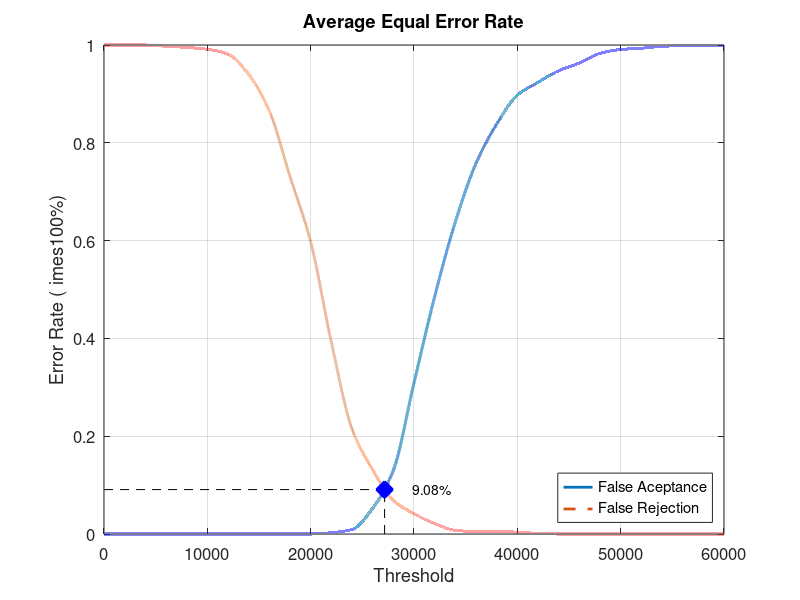
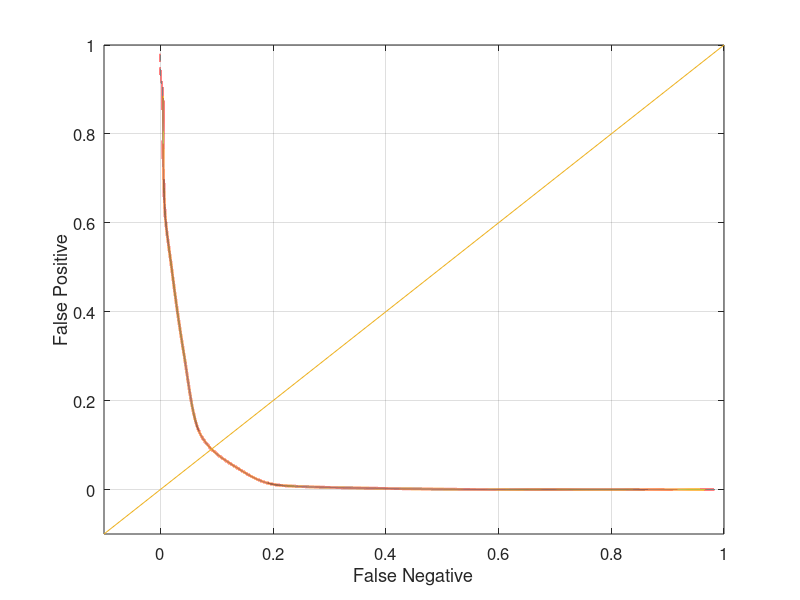

MATLAB code for these plots, in order:
close all;
clear;
clc;
x = 0:2000:60000;
xq = 0:0.5:60000;

y0 = [0 0 0 0 0 0 0 0 0 0 0 0.00263158 0.00921053 0.0526316 0.130263 0.309211 0.485526 0.638158 0.757895 0.838158 0.897368 0.923684 0.947368 0.963158 0.982895 0.990789 0.993421 0.997368 0.998684 0.998684 1]
yy0 = interp1(x, y0, xq, 'pchip');
y1 = [1 1 1 0.9975 0.995 0.99125 0.98125 0.94 0.865 0.73125 0.5975 0.3925 0.215 0.13125 0.06875 0.04125 0.02125 0.0075 0.005 0.005 0.00375 0.00125 0 0 0 0 0 0 0 0 0]
yy1 = interp1(x, y1, xq, 'pchip');

% Calculating EER: 
y2 = abs(y0 - y1);
find(y2 == min(y2))
yy2 = abs(yy0 - yy1);
xEER = find(yy2 == min(yy2));
xEERIndex = xq(xEER) % X-axis EER
yEER = yy0(xEER) % Y-axis EER

main = figure
plot(xq, yy0,'-','LineWidth', 2);	hold on
plot(xq, yy1,'--','LineWidth', 2);	hold on
plot([xEERIndex xEERIndex], [0 yEER], 'k--');	hold on
plot([0 xEERIndex], [yEER yEER], 'k--');	hold on
plot(xEERIndex, yEER, 'bx', 'LineWidth', 10);	hold on
text(xEERIndex + 10 * xEERIndex / 100, yEER, [num2str(round((10000 * yEER)) / 100) '%'])
legend('False Aceptance', 'False Rejection', 'Location', 'SouthEast')
xlabel('Threshold')
ylabel('Error Rate (	imes100%)')
title('Average Equal Error Rate')
set(gca, 'FontSize', 12)
axis([0 60000 0 1])
grid on

print(main, 'Experiment4AverageMain', '-dpng');
FNRxFPR = figure('Color', [1 1 1]);
plot(yy1, yy0, '-', yy1, yy0, 'LineWidth', 2);
hold on
y = -0.1:0.1:1
plot(y, y); 
set(gca, 'FontSize', 12)
xlabel('False Negative')
ylabel('False Positive')
axis([-0.1 1 -0.1 1])
set(gca, 'FontSize', 12)
grid on

print(FNRxFPR, 'Experiment4AverageFNRxFPR','-dpng');
